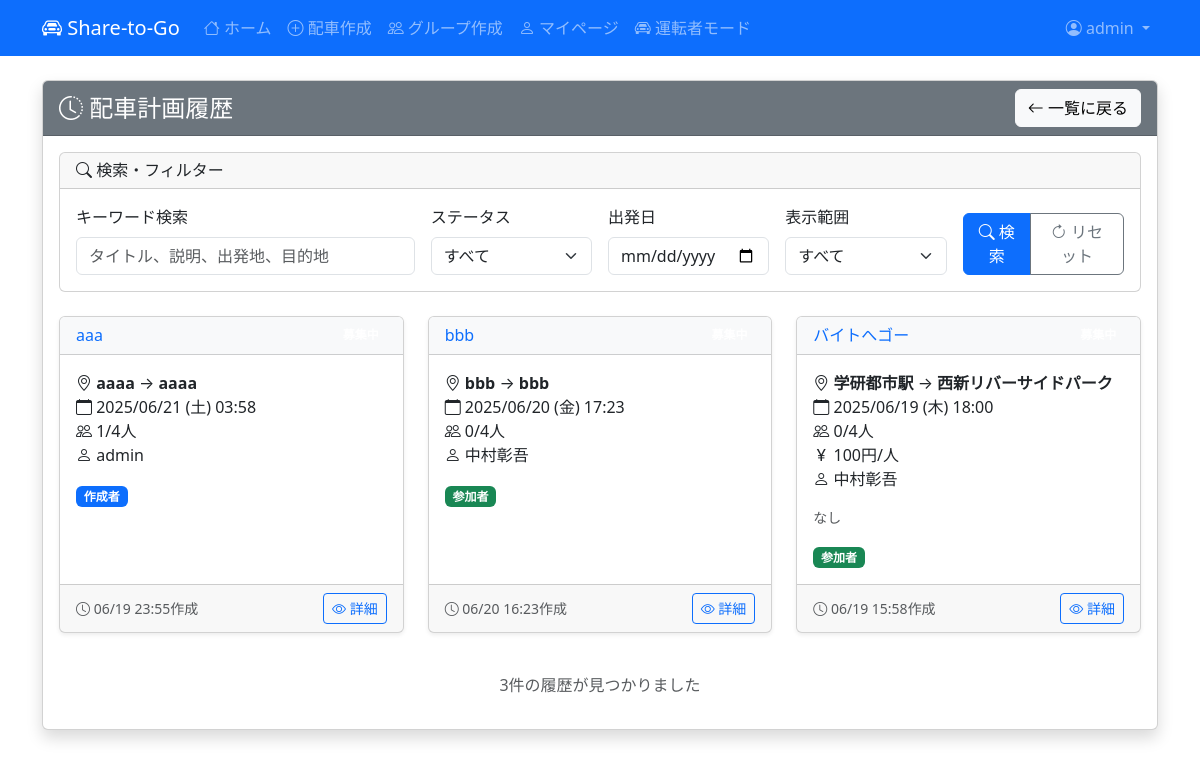
/history/ (signed in), run on an earlier commit of the app's database.
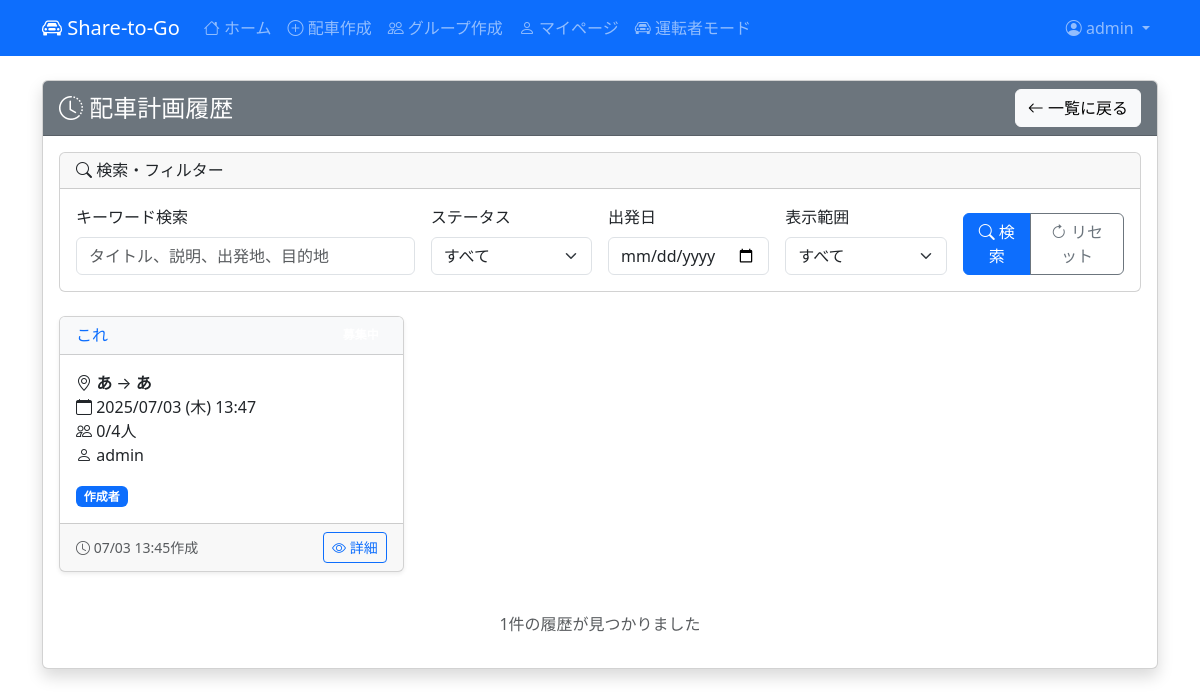
And on a later commit of the database.
### rides/models.py (models this page shows, shortened)
class RidePlan(models.Model):
    STATUS_CHOICES = [
        ('active', '募集中'),
        ('full', '定員満員'),
        ('cancelled', 'キャンセル'),
        ('completed', '完了'),
    ]
    creator = models.ForeignKey(User, on_delete=models.CASCADE, verbose_name="作成者")
    groups = models.ManyToManyField(Group, verbose_name="表示グループ", blank=True)
    title = models.CharField(max_length=100, verbose_name="タイトル")
    description = models.TextField(blank=True, null=True, verbose_name="説明")
    departure_location = models.CharField(max_length=100, verbose_name="出発地")
    destination = models.CharField(max_length=100, verbose_name="目的地")
    departure_time = models.DateTimeField(verbose_name="出発日時")
    deadline_time = models.DateTimeField(verbose_name="締切日時", blank=True, null=True)
    max_participants = models.PositiveIntegerField(verbose_name="最大参加者数", default=4)
    price_per_person = models.PositiveIntegerField(blank=True, null=True, verbose_name="一人あたりの料金")
    status = models.CharField(
        max_length=20,
        choices=STATUS_CHOICES,
        default='active',
        verbose_name="ステータス"
    )
    delay_minutes = models.PositiveIntegerField(default=0, verbose_name="遅延時間（分）")
    is_delayed = models.BooleanField(default=False, verbose_name="遅延中")
    delay_updated_at = models.DateTimeField(auto_now=True, verbose_name="遅延情報更新日時")
    delay_possibility = models.BooleanField(default=False, verbose_name="遅延の可能性あり")
    delay_possibility_updated_at = models.DateTimeField(auto_now=True, verbose_name="遅延可能性更新日時")
    created_at = models.DateTimeField(auto_now_add=True, verbose_name="作成日時")
    updated_at = models.DateTimeField(auto_now=True, verbose_name="更新日時")
    class Meta:
        verbose_name = "配車計画"
        verbose_name_plural = "配車計画"
        ordering = ['-created_at']
    @property
    def current_participants(self):
        return self.participation_set.filter(status='confirmed').count()

### rides/views.py (the view, shortened to what this page needs)
# urls.py: path('history/', views.history_view, name='history'),
def history_view(request):
    if not request.user.is_authenticated:
        messages.error(request, 'ログインが必要です。')
        return redirect('rides:login')
    current_time = timezone.now()
    deadline_passed = models.Q(
        models.Q(deadline_time__isnull=True, departure_time__lte=current_time + timezone.timedelta(hours=1)) |
        models.Q(deadline_time__isnull=False, deadline_time__lte=current_time)
    )
    completed_rides = RidePlan.objects.filter(
        models.Q(status__in=['completed', 'cancelled']) |
        models.Q(status='active') & deadline_passed
    ).select_related('creator').order_by('-departure_time')
    search_query = request.GET.get('search', '')
    status_filter = request.GET.get('status', '')
    if status_filter:
        completed_rides = completed_rides.filter(status=status_filter)
    date_filter = request.GET.get('date', '')
    if date_filter:
        completed_rides = completed_rides.filter(departure_time__date=date_filter)
    my_rides_only = request.GET.get('my_rides', '')
    if my_rides_only:
        completed_rides = completed_rides.filter(creator=request.user)
    context = {
        'rides': completed_rides,
        'search_query': search_query,
        'status_filter': status_filter,
        'date_filter': date_filter,
        'my_rides_only': my_rides_only,
    }
    return render(request, 'rides/history.html', context)

### rides/templates/rides/history.html (shortened to what the changed rows need)
{% extends 'rides/base.html' %}
{% block content %}
<div class="row">
    <div class="col-12">
        <div class="card shadow">
            <div class="card-body">
                {% if rides %}
                    <div class="row">
                        {% for ride in rides %}
                            <div class="col-md-6 col-lg-4 mb-4">
                                <div class="card h-100 shadow-sm">
                                    <div class="card-header bg-light">
                                        <div class="d-flex justify-content-between align-items-center">
                                            <h6 class="card-title mb-0">
                                                <a href="{% url 'rides:ride_detail' ride.id %}" class="text-decoration-none">
                                                    {{ ride.title }}
                                                </a>
                                            </h6>
                                            <span class="badge
                                                ">
                                            </span>
                                        </div>
                                    </div>
                                    <div class="card-body">
                                        <p class="card-text">
                                            <i class="bi bi-geo-alt"></i> <strong>{{ ride.departure_location }}</strong> → <strong>{{ ride.destination }}</strong><br>
                                            <i class="bi bi-calendar"></i> {{ ride.departure_time|date:"Y/m/d (D) H:i" }}<br>
                                            <i class="bi bi-people"></i> {{ ride.current_participants }}/{{ ride.max_participants }}人<br>
                                            {% if ride.price_per_person %}
                                                <i class="bi bi-currency-yen"></i> {{ ride.price_per_person }}円/人<br>
                                            {% endif %}
                                            <i class="bi bi-person"></i> {{ ride.creator.username }}
                                        </p>
                                        {% if ride.description %}
                                            <p class="card-text small text-muted">
                                                {{ ride.description|truncatechars:50 }}
                                            </p>
                                        {% endif %}
                                        {% if ride.creator == user %}
                                            <span class="badge bg-primary">作成者</span>
                                        {% else %}
                                            <span class="badge bg-success">参加者</span>
                                        {% endif %}
                                    </div>
                                    <div class="card-footer">
                                        <div class="d-flex justify-content-between align-items-center">
                                            <small class="text-muted">
                                                <i class="bi bi-clock"></i> {{ ride.created_at|date:"m/d H:i" }}作成
                                            </small>
                                            <a href="{% url 'rides:ride_detail' ride.id %}" class="btn btn-outline-primary btn-sm">
                                                <i class="bi bi-eye"></i> 詳細
                                            </a>
                                        </div>
                                    </div>
                                </div>
                            </div>
                        {% endfor %}
                    </div>
                    <div class="text-center mt-3">
                        <p class="text-muted">{{ rides.count }}件の履歴が見つかりました</p>
                    </div>
                {% endif %}
            </div>
        </div>
    </div>
</div>
{% endblock %}

What changed in the data, as far as the page shows it:
removed RidePlan: title "aaa", departure_location "aaaa", destination "aaaa", departure_time "2025/06/21 (土) 03:58", current_participants "1", max_participants "4", creator.username "admin", shows "作成者", created_at "06/19 23:55"
removed RidePlan: title "bbb", departure_location "bbb", destination "bbb", departure_time "2025/06/20 (金) 17:23", current_participants "0", max_participants "4", creator.username "中村彰吾", shows "参加者", created_at "06/20 16:23"
removed RidePlan: title "バイトへゴー", departure_location "学研都市駅", destination "西新リバーサイドパーク", departure_time "2025/06/19 (木) 18:00", current_participants "0", max_participants "4", price_per_person "100", creator.username "中村彰吾", description "なし", shows "参加者", created_at "06/19 15:58"
added RidePlan: title "これ", departure_location "あ", destination "あ", departure_time "2025/07/03 (木) 13:47", current_participants "0", max_participants "4", creator.username "admin", shows "作成者", created_at "07/03 13:45"
Also different on the page:
{{ rides.count }}: "3" → "1"
